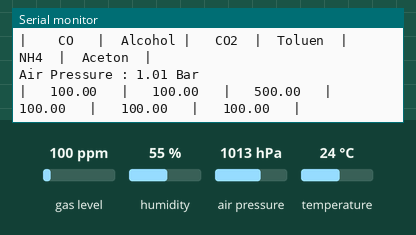
A sketch run on a simulated ESP8266 (NodeMCU). On the bench: the last lines printed to the serial monitor. Inputs (shaded band) come from the test bench; at power-on: gas level 100 ppm, humidity 55 %, air pressure 1013 hPa, temperature 24 °C. WiFi joins after 1.5 s; servers stay silent unless stated.

Above: at 3.1 s.
3.2 s: gas level set to 20 ppm
At 4.4 s:
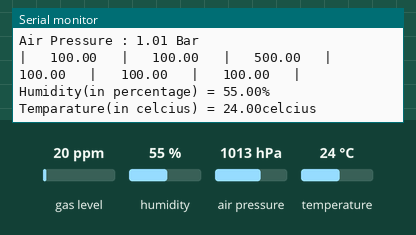
5.4 s: humidity set to 22 %
At 6.4 s:
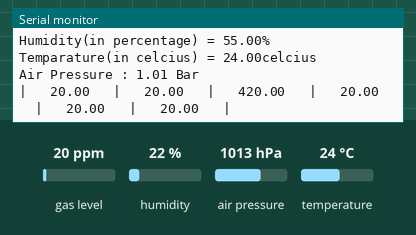
6.9 s: air pressure set to 952 hPa
At 8.3 s:
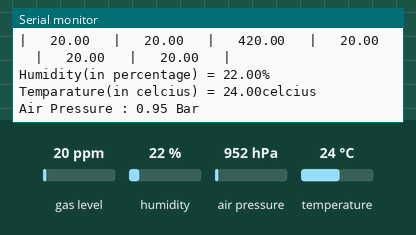
8.4 s: temperature set to 12 °C
At 9.7 s:
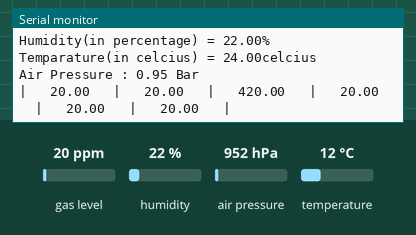
9.9 s: gas level set to 250 ppm
At 10.8 s:
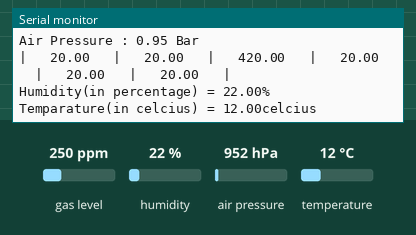
11.4 s: air pressure set to 975 hPa
At 12.9 s:
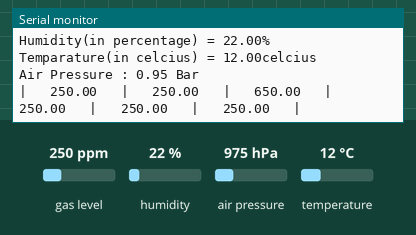
Timing chart, 0 to 13.9 s (numbered marks = the images above; inputs shaded):
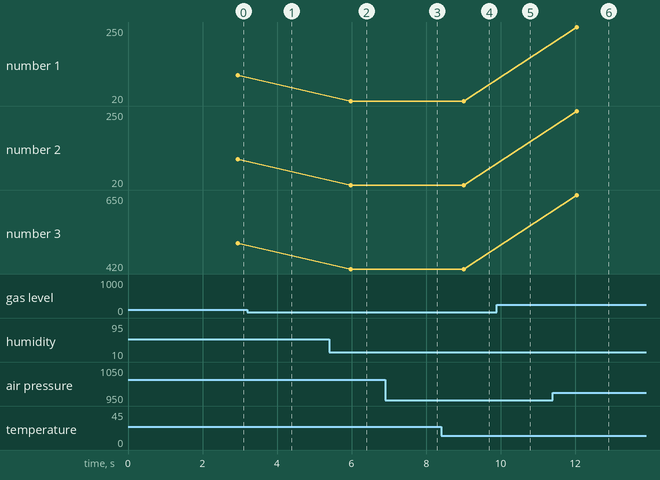

The sketch:

original_environment_monitor.ino
```cpp
// Environmental monitoring project sketch.
// Credentials replaced; formatting and comments cleaned up.
// Original executable logic retained. See docs/code-review.md before reuse.
#include <Wire.h>
#include <DHT.h>
#include <ESP8266WiFi.h>
#include <BlynkSimpleEsp8266.h>
#include <ESP8266HTTPClient.h>
#include <SPI.h>
#include <Adafruit_BMP280.h>
#include <MQUnifiedsensor.h>

#define placa "Arduino UNO"
#define Voltage_Resolution 5
#define pin A0
#define type "MQ-135"
#define ADC_Bit_Resolution 10
#define RatioMQ135CleanAir 3.6
MQUnifiedsensor MQ135(placa, Voltage_Resolution, ADC_Bit_Resolution, pin, type);

#define BMP_SCK (13)
#define BMP_MISO (12)
#define BMP_MOSI (11)
#define BMP_CS (10)
Adafruit_BMP280 bmp;

#define BLYNK_TEMPLATE_ID "YOUR_TEMPLATE_ID"
#define BLYNK_TEMPLATE_NAME "DroneProj"
#define BLYNK_AUTH_TOKEN "YOUR_BLYNK_AUTH_TOKEN"

#include "DHT.h"
#define DHTPIN 14
#define DHTTYPE DHT22
DHT dht(DHTPIN, DHTTYPE);
char ssid[] = "YOUR_WIFI_SSID";
char pass[] = "YOUR_WIFI_PASSWORD";

float temperature = 30.30;
float humidity = 64.0;

void setup() {
  Serial.begin(9600);
  dht.begin();
  Serial.println("BMP280 setup start");
  while (!Serial) delay(100);
  Serial.println(F("BMP280 test"));
  unsigned status;
  status = bmp.begin(0x76);
  if (!status) {
    Serial.println(F("Could not find a valid BMP280 sensor, check wiring or "
                     "try a different address!"));
    Serial.print("SensorID was: 0x"); Serial.println(bmp.sensorID(),16);
    Serial.print("        ID of 0xFF probably means a bad address, a BMP 180 or BMP 085\n");
    Serial.print("   ID of 0x56-0x58 represents a BMP 280,\n");
    Serial.print("        ID of 0x60 represents a BME 280.\n");
    Serial.print("        ID of 0x61 represents a BME 680.\n");
    while (1) delay(10);
  }
  bmp.setSampling(Adafruit_BMP280::MODE_NORMAL,
                  Adafruit_BMP280::SAMPLING_X2,
                  Adafruit_BMP280::SAMPLING_X16,
                  Adafruit_BMP280::FILTER_X16,
                  Adafruit_BMP280::STANDBY_MS_500);
  Serial.println("BMP280 setup end");
  Serial.println("setup");
  MQ135.setRegressionMethod(1);
  MQ135.init();
  Serial.print("Calibrating please wait.");
  float calcR0 = 0;
  for (int i = 1; i <= 10; i++) {
    MQ135.update();
    calcR0 += MQ135.calibrate(RatioMQ135CleanAir);
    Serial.print(".");
  }
  MQ135.setR0(calcR0/10);
  Serial.println("  done!.");
  if (isinf(calcR0)) {
    Serial.println("Warning: Conection issue, R0 is infinite (Open circuit detected) please check your wiring and supply");
    while (1);
  }
  if (calcR0 == 0) {
    Serial.println("Warning: Conection issue found, R0 is zero (Analog pin shorts to ground) please check your wiring and supply");
    while (1);
  }
  Serial.println("** Values from MQ-135 ****");
  Serial.println("|    CO   |  Alcohol |   CO2  |  Toluen  |  NH4  |  Aceton  |");
  Blynk.begin(BLYNK_AUTH_TOKEN, ssid, pass);
}

void loop() {
  float airpressure = bmp.readPressure()/100000;
  Serial.print("Air Pressure : ");
  Serial.print(airpressure);
  Serial.println(" Bar");
  Blynk.virtualWrite(V2, airpressure);
  delay(1000);
  MQ135.update();
  MQ135.setA(605.18); MQ135.setB(-3.937);
  float CO = MQ135.readSensor();
  MQ135.setA(77.255); MQ135.setB(-3.18);
  float Alcohol = MQ135.readSensor();
  MQ135.setA(110.47); MQ135.setB(-2.862);
  float CO2 = MQ135.readSensor();
  MQ135.setA(44.947); MQ135.setB(-3.445);
  float Toluen = MQ135.readSensor();
  MQ135.setA(102.2); MQ135.setB(-2.473);
  float NH4 = MQ135.readSensor();
  MQ135.setA(34.668); MQ135.setB(-3.369);
  float Aceton = MQ135.readSensor();
  Serial.print("|   "); Serial.print(CO);
  Serial.print("   |   "); Serial.print(Alcohol);
  Serial.print("   |   "); Serial.print(CO2 + 400);
  Serial.print("   |   "); Serial.print(Toluen);
  Serial.print("   |   "); Serial.print(NH4);
  Serial.print("   |   "); Serial.print(Aceton);
  Serial.println("   |");
  String gasSet1 = "CO:"+String(CO)+" , C02:"+String(CO2+400)+", NH4:"+String(NH4);
  Blynk.virtualWrite(V3, gasSet1);
  String gasSet2 = "Toluen:"+String(Toluen)+", Aceton:"+String(Aceton);
  Blynk.virtualWrite(V4, gasSet2);
  delay(1000);
  float h = dht.readHumidity();
  Serial.print("Humidity(in percentage) = ");
  Serial.print(h);
  Blynk.virtualWrite(V1, h);
  Serial.println("%");
  float t = dht.readTemperature();
  Serial.print("Temparature(in celcius) = ");
  Serial.print(t);
  Blynk.virtualWrite(V0, t);
  Serial.println("celcius");
  delay(1000);
}
```

Measured:
- after the input at 6.9 s, the serial monitor: prints a new line after 1.1 s (image 3)
